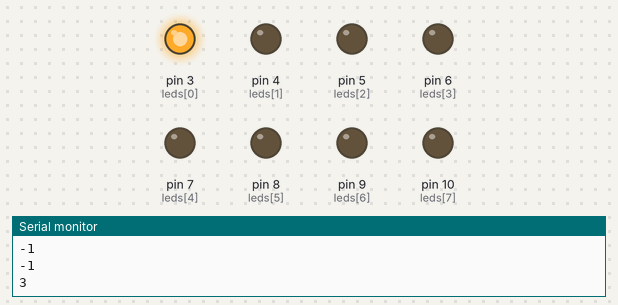
A sketch run on a simulated Arduino Uno, built with avr-gcc and run on an emulated ATmega328P. Shown: output pins drawn as LEDs (lit = HIGH), the last lines printed to the serial monitor. Random numbers use the default seed unless the sketch sets one.

Above: at 0.1 s.
At 3.1 s:
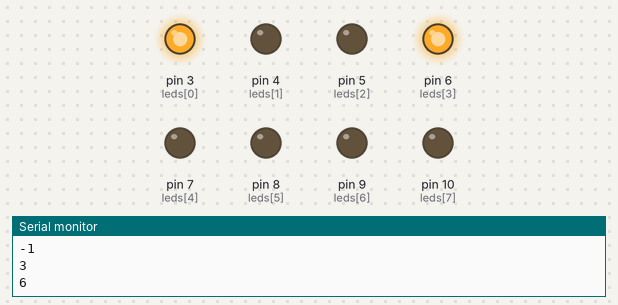
At 9.1 s:
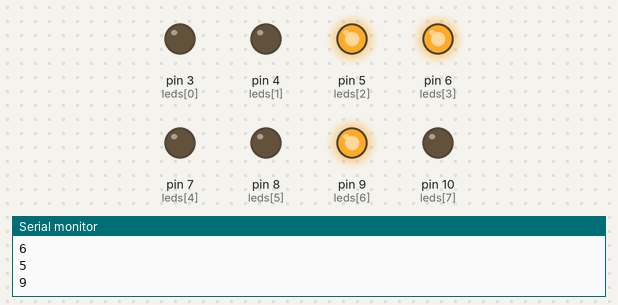
At 18.1 s:
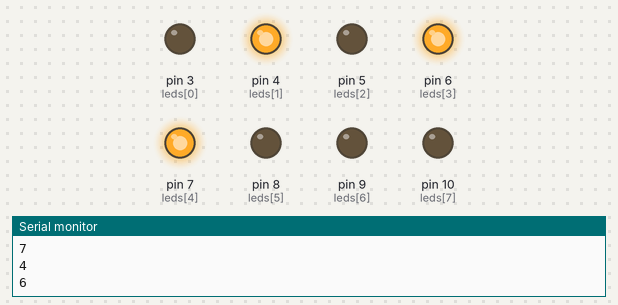
At 27.1 s:
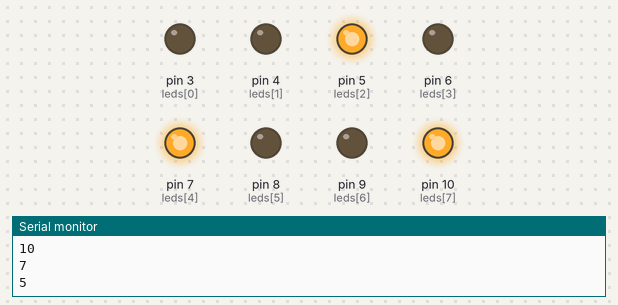
At 36.1 s:
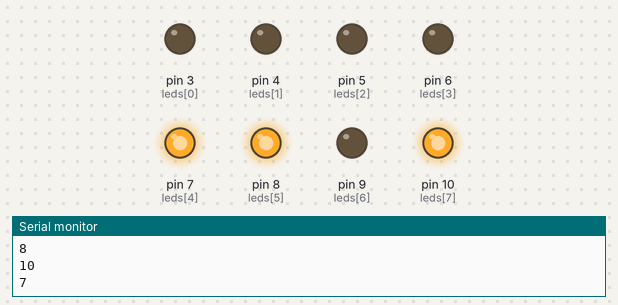
Timing chart, 0 to 40.0 s (numbered marks = the images above):
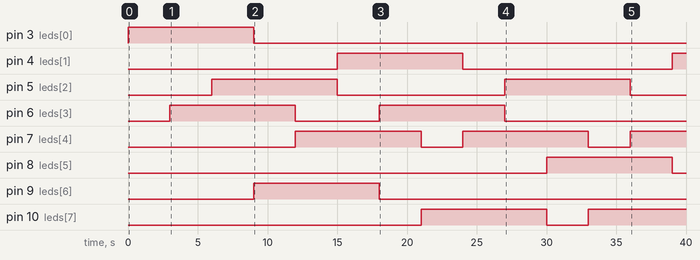

The sketch:

ProgramaT2.ino
```cpp
const int lengthLeds = 8;
const int lengthLedsH = 3;
int leds[lengthLeds] = {3, 4, 5, 6, 7, 8, 9, 10};
int ledsHigh[lengthLedsH] = { -1, -1, -1};


void setup() {
  for (int i = 0; i < lengthLeds; i++)
  {
    pinMode(leds[i], OUTPUT);
  }
  randomSeed( analogRead(A0) );
  Serial.begin(9600);

}

int numRnd = 0;
int numGet = 0;
int uaxRnd = 0;

void loop() {
  do
  {
    uaxRnd = random(8);
    numRnd = leds[uaxRnd];

  } while ( !valida(numRnd));

  numGet = swap();

  ledsHigh[lengthLedsH - 1] = numRnd;
  if(numGet != -1)
  {
    digitalWrite(numGet, 0);
  }

  digitalWrite(ledsHigh[lengthLedsH-1], 1);

  for(int i=0;i<3;i++)
  {
    Serial.println(ledsHigh[i]);
  }
  delay(3000);

}


int swap(  )
{
  int aux = ledsHigh[0];
  for (int i = 1; i < lengthLedsH; i++)
  {
    ledsHigh[i-1] = ledsHigh[i];
  }

  return aux;
}

bool valida( int numRnd )
{
  for (int i = 0; i < lengthLedsH; i++)
  {
    if ( ledsHigh[i] == numRnd )
    {
      return false;
    }
  }
  return true;
}
```

Measured:
- by itself, pin 3 (leds[0]): LOW → HIGH at 0.00 s, → LOW 9.0 s later
- by itself, pin 4 (leds[1]): LOW → HIGH at 15.0 s, → LOW 9.0 s later, → HIGH 15.0 s later
- by itself, pin 5 (leds[2]): alternates HIGH for 9.0 s and LOW for 12.0 s
- by itself, pin 6 (leds[3]): alternates HIGH for 9.0 s and LOW for 6.0 s
- by itself, pin 7 (leds[4]): alternates HIGH for 9.0 s and LOW for 3.0 s
- by itself, pin 8 (leds[5]): LOW → HIGH at 30.0 s, → LOW 9.0 s later
- by itself, pin 9 (leds[6]): LOW → HIGH at 9.0 s, → LOW 9.0 s later
- by itself, pin 10 (leds[7]): LOW → HIGH at 21.0 s, → LOW 9.0 s later, → HIGH 3.0 s later
